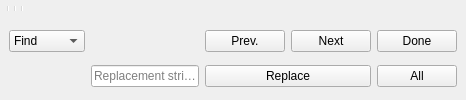
  <widget class="Dock" name="editorDock">
   <attribute name="dockWidgetArea">
    <number>1</number>
   </attribute>
   <widget class="QWidget" name="editorDockContents">
    <layout class="QVBoxLayout" name="verticalLayout">
     <property name="spacing">
      <number>0</number>
     </property>
     <property name="leftMargin">
      <number>0</number>
     </property>
     <property name="topMargin">
      <number>0</number>
     </property>
     <property name="rightMargin">
      <number>0</number>
     </property>
     <property name="bottomMargin">
      <number>0</number>
     </property>
     <item>
      <widget class="QToolBar" name="editortoolbar">
       <addaction name="fileActionNew"/>
       <addaction name="fileActionOpen"/>
       <addaction name="fileActionSave"/>
       <addaction name="separator"/>
       <addaction name="editActionUndo"/>
       <addaction name="editActionRedo"/>
       <addaction name="editActionUnindent"/>
       <addaction name="editActionIndent"/>
       <addaction name="separator"/>
       <addaction name="designActionPreview"/>
       <addaction name="designActionRender"/>
       <addaction name="separator"/>
       <addaction name="fileActionExportSTL"/>
       <addaction name="designAction3DPrint"/>
      </widget>
     </item>
     <item>
      <widget class="QFrame" name="find_panel">
       <property name="enabled">
        <bool>true</bool>
       </property>
       <property name="sizePolicy">
        <sizepolicy hsizetype="Preferred" vsizetype="Minimum">
         <horstretch>0</horstretch>
         <verstretch>0</verstretch>
        </sizepolicy>
       </property>
       <property name="frameShape">
        <enum>QFrame::NoFrame</enum>
       </property>
       <property name="frameShadow">
        <enum>QFrame::Raised</enum>
       </property>
       <property name="lineWidth">
        <number>0</number>
       </property>
       <layout class="QGridLayout" name="gridLayout">
        <property name="topMargin">
         <number>0</number>
        </property>
        <property name="bottomMargin">
         <number>0</number>
        </property>
        <property name="verticalSpacing">
         <number>0</number>
        </property>
        <item row="0" column="0">
         <widget class="QComboBox" name="findTypeComboBox">
          <item>
           <property name="text">
            <string>Find</string>
           </property>
          </item>
          <item>
           <property name="text">
            <string>Replace</string>
           </property>
          </item>
         </widget>
        </item>
        <item row="0" column="1">
         <widget class="QWordSearchField" name="findInputField">
          <property name="placeholderText" stdset="0">
           <string>Search string</string>
          </property>
         </widget>
        </item>
        <item row="0" column="2">
         <widget class="QPushButton" name="findPrevButton">
          <property name="text">
           <string>Prev.</string>
          </property>
         </widget>
        </item>
        <item row="0" column="3">
         <widget class="QPushButton" name="findNextButton">
          <property name="text">
           <string>Next</string>
          </property>
         </widget>
        </item>
        <item row="0" column="4">
         <widget class="QPushButton" name="cancelButton">
          <property name="text">
           <string>Done</string>
          </property>
         </widget>
        </item>
        <item row="1" column="1">
         <widget class="QLineEdit" name="replaceInputField">
          <property name="placeholderText">
           <string>Replacement string</string>
          </property>
         </widget>
        </item>
        <item row="1" column="2" colspan="2">
         <widget class="QPushButton" name="replaceButton">
          <property name="text">
           <string>Replace</string>
          </property>
         </widget>
        </item>
        <item row="1" column="4">
         <widget class="QPushButton" name="replaceAllButton">
          <property name="text">
           <string>All</string>
          </property>
         </widget>
        </item>
       </layout>
      </widget>
     </item>
    </layout>
   </widget>
   <addaction name="editActionRedo_2"/>
  </widget>
